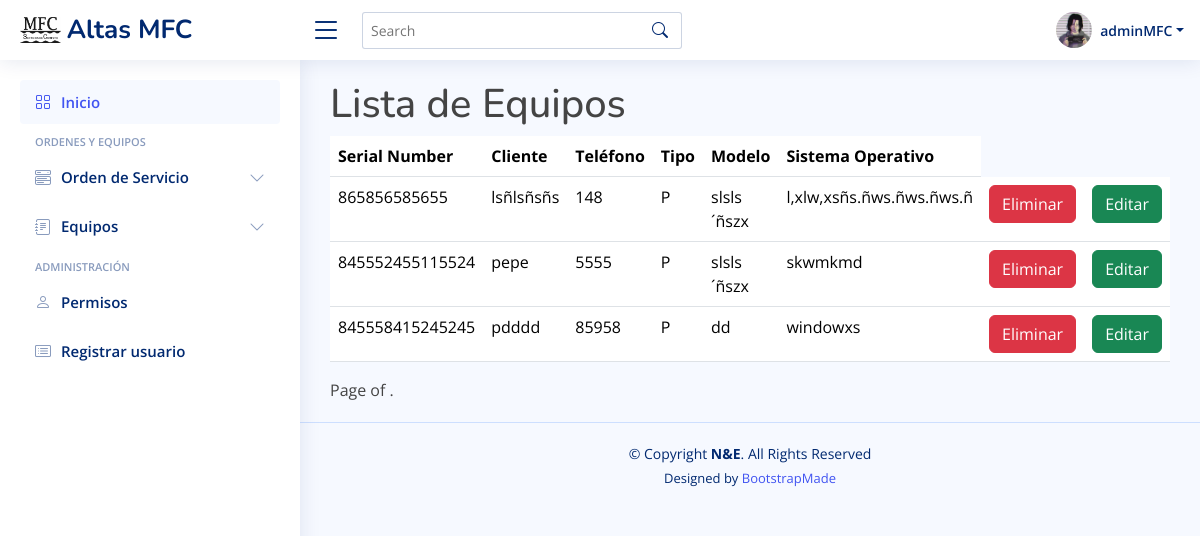
The app's page /equipos/ (signed in) with its own data.
### inicio/models.py (models this page shows, shortened)
class Equipo (models.Model):
    cliente_equipo = models.TextField(max_length=50, null=False)
    telefono_cliente = models.IntegerField(null=False)
    tipo = [
        ('E', 'Escritorio-CPU'),
        ('P', 'Portatil'),
        ('A', 'AIO'),
        ('I', 'Impresora'),
        ('M', 'Multifuncional'),
        ('T', 'Tablet')
    ]
    tipo_equipo = models.TextField(max_length=1, choices=tipo, default='P')
    marca_equipo = models.TextField(max_length=30, null=False)
    modelo_equipo = models.TextField(max_length=30, null=False)
    serial_number = models.TextField(
        max_length=15, null=False, blank=False, unique=True)
    accesorios_equipo = models.TextField(max_length=100, null=True)
    contraseña_equipo = models.TextField(max_length=30, null=True)
    sistema_operativo = models.TextField(max_length=30, null=False)

### inicio/views.py (the view)
# urls.py: path('equipos/', views.lista_equipos, name='Equipos'),
@login_required
def lista_equipos(request):
    context = {
        'equipo': Equipo.objects.all()
    }
    return render(request, 'equipos/lista_equipos.html', context)

### inicio/templates/equipos/lista_equipos.html (shortened to what this page needs)
{% extends 'base.html' %}
{% block contenido %}
<h1>Lista de Equipos</h1>
    <table class="table">
        <thead>
            <tr>
                <th>Serial Number</th>
                <th>Cliente</th>
                <th>Teléfono</th>
                <th>Tipo</th>
                <th>Modelo</th>
                <th>Sistema Operativo</th>
            </tr>
        </thead>
        <tbody>
            {% for equipo in equipo %}
                <tr>
                    <td>{{equipo.serial_number}}</td>
                    <td>{{equipo.cliente_equipo}}</td>
                    <td>{{equipo.telefono_cliente}}</td>
                    <td>{{equipo.tipo_equipo}}</td>
                    <td>{{equipo.modelo_equipo}}</td>
                    <td>{{equipo.sistema_operativo}}</td>
                    <td><a class="btn btn-danger" href="eliminarEquipo/{{equipo.id}}">Eliminar</a></td>
                    <td><a class="btn btn-success" href="editarEquipo/{{equipo.id}}">Editar</a></td>
                </tr>
            {% endfor %}
        </tbody>
    </table>
    <div class="pagination">
        <span class="step-links">
            <span class="current">
                Page {{ page_obj.number }} of {{ page_obj.paginator.num_pages }}.
            </span>
        </span>
    </div>
{% endblock contenido %}

### inicio/templates/base.html (shortened to what this page needs)
{% load static %}
<!DOCTYPE html>
<html lang="en">
<head>
  <link href="{% static 'vendor/bootstrap/css/bootstrap.min.css' %}" rel="stylesheet">
  <link href="{% static 'vendor/bootstrap-icons/bootstrap-icons.css' %}" rel="stylesheet">
  <link href="{% static 'vendor/boxicons/css/boxicons.min.css' %}" rel="stylesheet">
  <link href="{% static 'vendor/quill/quill.snow.css' %}" rel="stylesheet">
  <link href="{% static 'vendor/quill/quill.bubble.css' %}" rel="stylesheet">
  <link href="{% static 'vendor/remixicon/remixicon.css' %}" rel="stylesheet">
  <link href="{% static 'vendor/simple-datatables/style.css' %}" rel="stylesheet">
  <link href="{% static 'css/style.css' %}" rel="stylesheet">
</head>
<body>
  <header id="header" class="header fixed-top d-flex align-items-center">
    <div class="d-flex align-items-center justify-content-between">
      <a href="index.html" class="logo d-flex align-items-center">
        <img src="{% static 'img/logo-mfc.png' %}" alt="">
        <span class="d-none d-lg-block">Altas MFC</span>
      </a>
      <i class="bi bi-list toggle-sidebar-btn"></i>
    </div>
    <div class="search-bar">
      <form class="search-form d-flex align-items-center" method="POST" action="#">
        <input type="text" name="query" placeholder="Search" title="Enter search keyword">
        <button type="submit" title="Search"><i class="bi bi-search"></i></button>
      </form>
    </div>
    <nav class="header-nav ms-auto">
      <ul class="d-flex align-items-center">
        <li class="nav-item dropdown pe-3">
          <a class="nav-link nav-profile d-flex align-items-center pe-0" href="#" data-bs-toggle="dropdown">
            <img src="{% static 'img/perfil-prueba.jpg' %}" alt="foto-perfil" class="rounded-circle">
            <span class="d-none d-md-block dropdown-toggle ps-2">{{user}}</span>
          </a>
        </li>
      </ul>
    </nav>
  </header>
  <aside id="sidebar" class="sidebar">
    <ul class="sidebar-nav" id="sidebar-nav">
      <li class="nav-item">
        <a class="nav-link " href="{% url 'Principal' %}">
          <i class="bi bi-grid"></i>
          <span>Inicio</span>
        </a>
      </li>
      <li class="nav-heading">Ordenes y Equipos</li>
      <li class="nav-item">
        <a class="nav-link collapsed" data-bs-target="#components-nav" data-bs-toggle="collapse" href="#">
          <i class="bi bi-menu-button-wide"></i><span>Orden de Servicio</span><i class="bi bi-chevron-down ms-auto"></i>
        </a>
      </li>
      <li class="nav-item">
        <a class="nav-link collapsed" data-bs-target="#forms-nav" data-bs-toggle="collapse" href="#">
          <i class="bi bi-journal-text"></i><span>Equipos</span><i class="bi bi-chevron-down ms-auto"></i>
        </a>
      </li>
      <li class="nav-heading">Administración</li>
      <li class="nav-item">
        <a class="nav-link collapsed" href="{% url 'usuarios' %}">
          <i class="bi bi-person"></i>
          <span>Permisos</span>
        </a>
      </li>
      <li class="nav-item">
        <a class="nav-link collapsed" href="{% url 'Registrar' %}">
          <i class="bi bi-card-list"></i>
          <span>Registrar usuario</span>
        </a>
      </li>
    </ul>
  </aside>
  <main id="main" class="main">
    {% block contenido %}
    {% endblock contenido %}
  </main>
  <footer id="footer" class="footer">
    <div class="copyright">
      &copy; Copyright <strong><span>N&amp;E</span></strong>. All Rights Reserved
    </div>
    <div class="credits">
      Designed by <a href="https://bootstrapmade.com/">BootstrapMade</a>
    </div>
  </footer>
</body>
</html>

### static/css/style.css (style rules this page uses)
:root { scroll-behavior: smooth; }
body { font-family: "Open Sans", sans-serif; background: #f6f9ff; color: #444444; }
a { color: #4154f1; text-decoration: none; }
h1, h2, h3, h4, h5, h6 { font-family: "Nunito", sans-serif; }
#main { margin-top: 60px; padding: 20px 30px; transition: all 0.3s; }
.logo { line-height: 1; }
@media (min-width: 1200px) { .logo { width: 280px; } }
.logo img { max-height: 26px; margin-right: 6px; }
.logo span { font-size: 26px; font-weight: 700; color: #012970; font-family: "Nunito", sans-serif; }
.header { transition: all 0.5s; z-index: 997; height: 60px; box-shadow: 0px 2px 20px rgba(1, 41, 112, 0.1); background-color: #fff; padding-left: 20px; }
.header .toggle-sidebar-btn { font-size: 32px; padding-left: 10px; cursor: pointer; color: #012970; }
.header .search-bar { min-width: 360px; padding: 0 20px; }
.header .search-form { width: 100%; }
.header .search-form input { border: 0; font-size: 14px; color: #012970; border: 1px solid rgba(1, 41, 112, 0.2); padding: 7px 38px 7px 8px; border-radius: 3px; transition: 0.3s; width: 100%; }
.header .search-form button { border: 0; padding: 0; margin-left: -30px; background: none; }
.header .search-form button i { color: #012970; }
.header-nav ul { list-style: none; }
.header-nav>ul { margin: 0; padding: 0; }
.header-nav .nav-profile { color: #012970; }
.header-nav .nav-profile img { max-height: 36px; }
.header-nav .nav-profile span { font-size: 14px; font-weight: 600; }
.sidebar { position: fixed; top: 60px; left: 0; bottom: 0; width: 300px; z-index: 996; transition: all 0.3s; padding: 20px; overflow-y: auto; scrollbar-width: thin; scrollbar-color: #aab7cf transparent; box-shadow: 0px 0px 20px rgba(1, 41, 112, 0.1); background-color: #fff; }
@media (min-width: 1200px) { #main, #footer { margin-left: 300px; } }
.sidebar-nav { padding: 0; margin: 0; list-style: none; }
.sidebar-nav li { padding: 0; margin: 0; list-style: none; }
.sidebar-nav .nav-item { margin-bottom: 5px; }
.sidebar-nav .nav-heading { font-size: 11px; text-transform: uppercase; color: #899bbd; font-weight: 600; margin: 10px 0 5px 15px; }
.sidebar-nav .nav-link { display: flex; align-items: center; font-size: 15px; font-weight: 600; color: #4154f1; transition: 0.3; background: #f6f9ff; padding: 10px 15px; border-radius: 4px; }
.sidebar-nav .nav-link i { font-size: 16px; margin-right: 10px; color: #4154f1; }
.sidebar-nav .nav-link.collapsed { color: #012970; background: #fff; }
.sidebar-nav .nav-link.collapsed i { color: #899bbd; }
.sidebar-nav .nav-link .bi-chevron-down { margin-right: 0; transition: transform 0.2s ease-in-out; }
.footer { padding: 20px 0; font-size: 14px; transition: all 0.3s; border-top: 1px solid #cddfff; }
.footer .copyright { text-align: center; color: #012970; }
.footer .credits { padding-top: 5px; text-align: center; font-size: 13px; color: #012970; }

### records on screen
Equipo: serial_number "865856585655", cliente_equipo "lsñlsñsñs", telefono_cliente "148", tipo_equipo "P", modelo_equipo "slsls´ñszx", sistema_operativo "l,xlw,xsñs.ñws.ñws.ñws.ñ"
Equipo: serial_number "845552455115524", cliente_equipo "pepe", telefono_cliente "5555", tipo_equipo "P", modelo_equipo "slsls´ñszx", sistema_operativo "skwmkmd"
Equipo: serial_number "845558415245245", cliente_equipo "pdddd", telefono_cliente "85958", tipo_equipo "P", modelo_equipo "dd", sistema_operativo "windowxs"

### other values on screen
{{ user }} "adminMFC"
